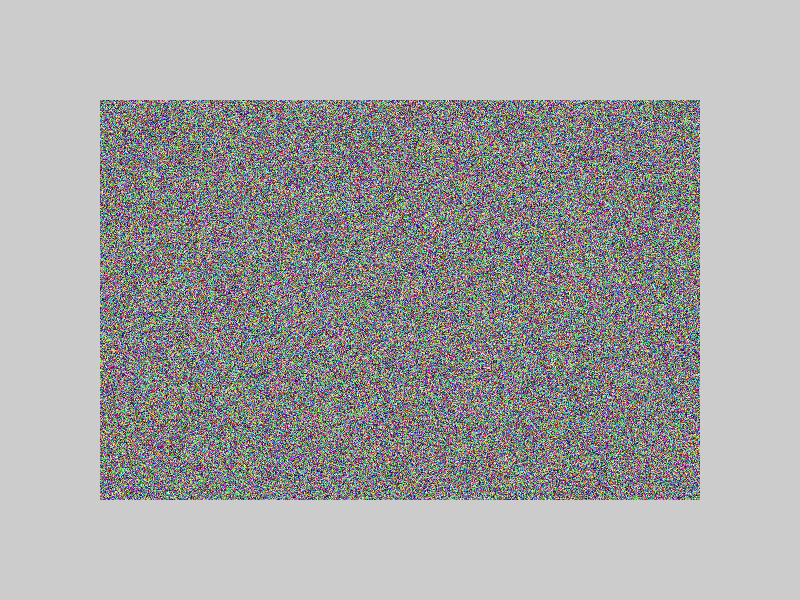
Frame 1 (no input)
Frame 60 (the mouse pressed at the canvas centre just before this capture): identical to frame 1, image omitted
Frame 120 (the mouse held since frame 60 and released just before this capture): identical to frame 1, image omitted

The Processing sketch that drew this single still picture (run headless with seeded random() and noise(); from frame 60 on, the mouse is pressed at the canvas centre):

// Processing sketch: Pixels_02
// ── Pixels_02.pde
// gradient example
// between two secondary colors
PImage img01;
// green
 color col1 = color(127, 185, 150);
//purple
color col2 = color(50, 15, 65);

// psuedo code
// colDelta = col2-col1
// amount to shift the pixel = colDelta/pixelCount

void setup() {
  size(800, 600);
  img01 = createImage(600, 400, RGB);
  img01.loadPixels();
  
  for (int i = 0; i < img01.pixels.length; i++) {
    img01.pixels[i] = color(random(255), random(255), random(255));
  }
  img01.updatePixels();
  image(img01, 100, 100);
}

void draw() {
 // background(255);
}
